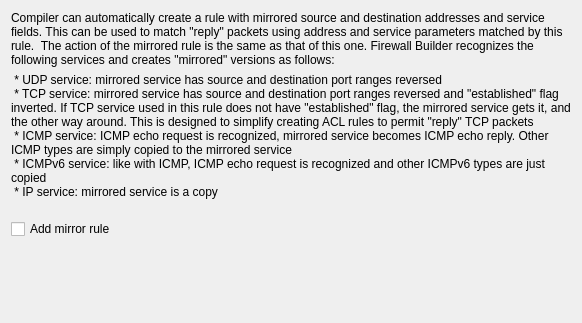
     <widget class="QWidget" name="iosacl">
      <layout class="QGridLayout" name="gridLayout_11">
       <item row="0" column="0">
        <widget class="QLabel" name="label_2">
         <property name="text">
          <string>Compiler can automatically create a rule with mirrored source and destination addresses and service fields. This can be used to match &quot;reply&quot; packets using address and service parameters matched by this rule.  The action of the mirrored rule is the same as that of this one. Firewall Builder recognizes the following services and creates &quot;mirrored&quot; versions as follows: </string>
         </property>
         <property name="wordWrap">
          <bool>true</bool>
         </property>
        </widget>
       </item>
       <item row="1" column="0">
        <widget class="QLabel" name="label_3">
         <property name="text">
          <string> * UDP service: mirrored service has source and destination port ranges reversed
 * TCP service: mirrored service has source and destination port ranges reversed and &quot;established&quot; flag inverted. If TCP service used in this rule does not have &quot;established&quot; flag, the mirrored service gets it, and the other way around. This is designed to simplify creating ACL rules to permit &quot;reply&quot; TCP packets
 * ICMP service: ICMP echo request is recognized, mirrored service becomes ICMP echo reply. Other ICMP types are simply copied to the mirrored service
 * ICMPv6 service: like with ICMP, ICMP echo request is recognized and other ICMPv6 types are just copied
 * IP service: mirrored service is a copy
</string>
         </property>
         <property name="wordWrap">
          <bool>true</bool>
         </property>
        </widget>
       </item>
       <item row="2" column="0">
        <widget class="QCheckBox" name="iosacl_add_mirror_rule">
         <property name="text">
          <string>Add mirror rule</string>
         </property>
        </widget>
       </item>
       <item row="3" column="0">
        <spacer name="verticalSpacer">
         <property name="orientation">
          <enum>Qt::Vertical</enum>
         </property>
         <property name="sizeHint" stdset="0">
          <size>
           <width>20</width>
           <height>73</height>
          </size>
         </property>
        </spacer>
       </item>
      </layout>
     </widget>
